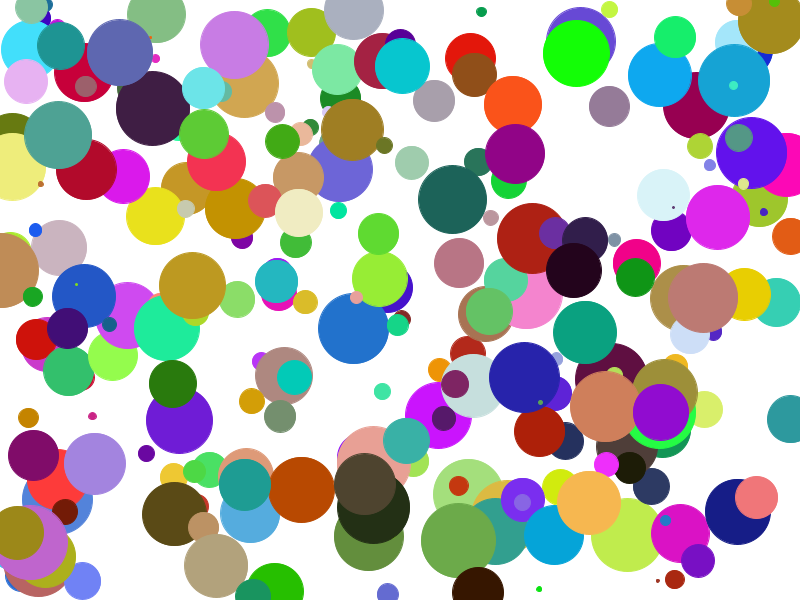
Frame 1 (no input)
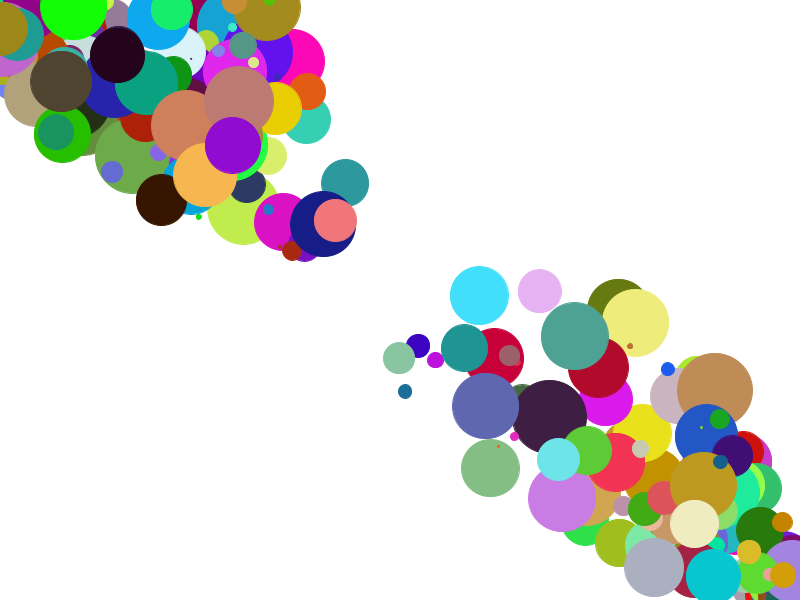
Frame 60 (the mouse pressed at the canvas centre just before this capture)
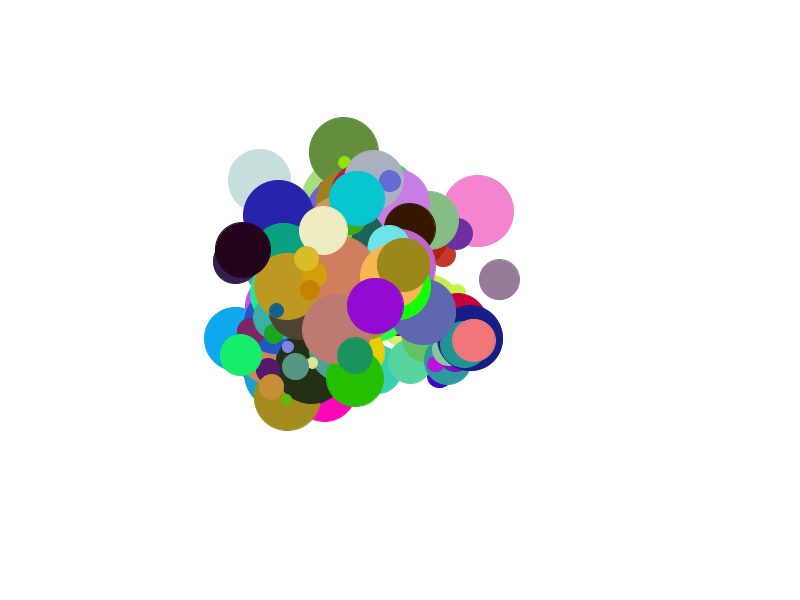
Frame 120 (the mouse held since frame 60 and released just before this capture)

The Processing sketch that drew these frames (run headless with seeded random() and noise(); from frame 60 on, the mouse is pressed at the canvas centre):

// Processing sketch: vectors
// ── vectors.pde
// Declare Mover object.
ArrayList<Mover> movers = new ArrayList<Mover>();

void setup() {
  size(800,600);
  // Create Mover object.

  var count = 250;
  
  for (var i = 0; i < count; i++)
  {
    movers.add(new Mover());
  }
}

void draw() {
  background(255);

  //[full] Call functions on Mover object.
  for (Mover mover : movers) 
  {
    mover.update();
    mover.checkEdges();
    mover.display();
  }

  //[end]
}

class Mover {

  //[full] Our object has two PVectors: location and velocity.
  PVector location;
  PVector velocity;
  PVector acceleration;
  float r;
  float g;
  float b;
  
  float s;
  //[end]

  Mover() {
    location = new PVector(random(width), random(height));
    
    velocity = new PVector(0,0);
    //acceleration = new PVector(-0.001,0.01);
    
    r = random(0, 255);
    g = random(0, 255);
    b = random(0, 255);
    s = random(1, 75);
  }

  void update() {
    PVector mouse = new PVector(mouseX,mouseY);
    PVector dir = PVector.sub(mouse,location);
    dir.normalize();
    dir.mult(0.5);
    acceleration = dir;
    // Motion 101: Location changes by velocity.
    //acceleration = PVector.random2D();
    //acceleration = new PVector(mouseX, mouseY);
    //acceleration.mult(random(2));
    velocity.add(acceleration);
    velocity.limit(10);
    location.add(velocity);
  }

  void display() {
    stroke(r, g, b);
    fill(r, g, b);
    ellipse(location.x,location.y,s,s);
  }

  void checkEdges() {
    if (location.x > width) {
      location.x = 0;
    } else if (location.x < 0) {
      location.x = width;
    }

    if (location.y > height) {
      location.y = 0;
    } else if (location.y < 0) {
      location.y = height;
    }
  }
}
